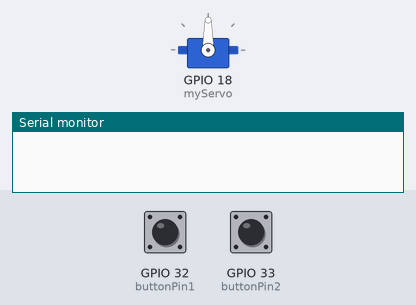
Recording of a sketch running on a simulated ESP32. Parts: servo, the last lines printed to the serial monitor. The test bench sets the inputs (shaded band); at power-on: GPIO 33 (buttonPin2) HIGH, GPIO 32 (buttonPin1) HIGH.

Above: at 1.2 s.
1.3 s: GPIO 33 (buttonPin2) pulled LOW for 1 s
At 3.0 s:
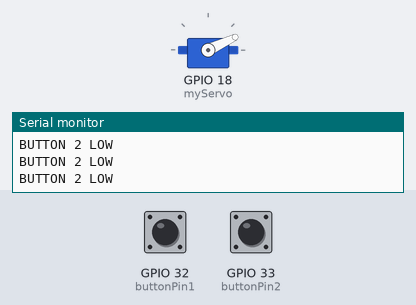
3.8 s: GPIO 33 (buttonPin2) pulled LOW for 3.2 s
At 7.8 s:
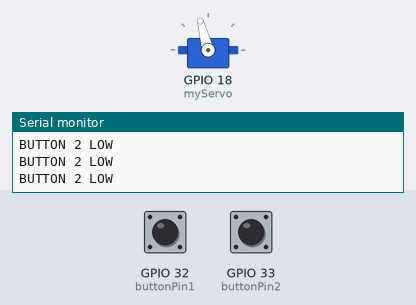
8.5 s: GPIO 33 (buttonPin2) pulled LOW for 1 s
At 9.7 s:
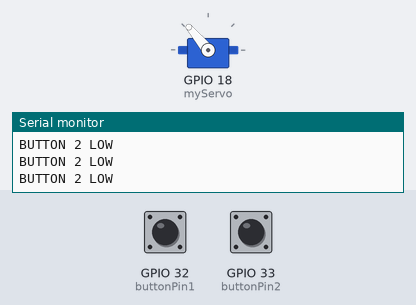
11.0 s: GPIO 33 (buttonPin2) pulled LOW for 3.2 s
At 13.6 s:
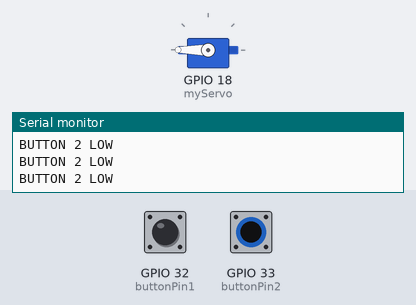
15.7 s: GPIO 32 (buttonPin1) pulled LOW for 0.15 s
At 16.9 s:
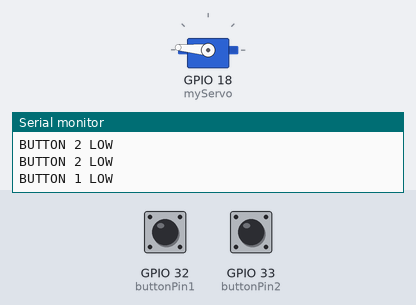
17.3 s: GPIO 32 (buttonPin1) pulled LOW for 1 s
At 18.8 s:
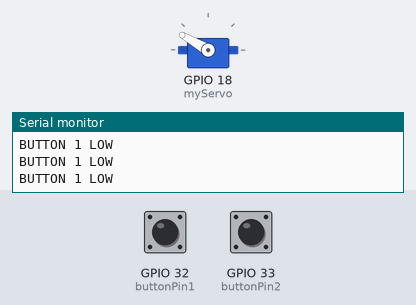
Timing chart, 0 to 20.3 s (numbered marks = the images above; inputs shaded):
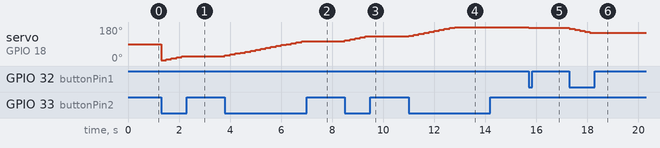

The sketch:

Servo_movement_project.ino
```cpp
#include <ESP32Servo.h>

Servo myServo;

const int buttonPin1 = 32; // Choose any GPIO you like
const int buttonPin2 = 33; // Another GPIO

int servo_movement = 0;

void setup() {
  myServo.attach(18); // Servo signal wire
  Serial.begin(112500);
  pinMode(buttonPin1, INPUT_PULLUP);
  pinMode(buttonPin2, INPUT_PULLUP);
}

void loop() {
  if (digitalRead(buttonPin1) == LOW) { // Button 1 pressed
    servo_movement = servo_movement - 5;
    if (servo_movement < 0) {
      servo_movement = 0;
    }
    myServo.write(servo_movement); // Move servo
    Serial.println("BUTTON 1 LOW");
    delay(200); // Simple debounce
  }

  if (digitalRead(buttonPin2) == LOW) { // Button 2 pressed
    servo_movement = servo_movement + 5;
    if (servo_movement > 180) {
      servo_movement = 180;
    }
    myServo.write(servo_movement); // Move servo
    Serial.println("BUTTON 2 LOW");
    delay(200); // Simple debounce
  }
}
```

Measured:
- after the input at 1.3 s, servo on GPIO 18 (myServo): 90° → 5° at once, → 10° 0.20 s later, → 15° 0.20 s later, → 20° 0.20 s later, … (5 changes in this stretch)
- after the input at 3.8 s, servo on GPIO 18 (myServo): moves from 25° to 105° over 3.0 s, starting at once
- after the input at 8.5 s, servo on GPIO 18 (myServo): moves from 105° to 130° over 0.80 s, starting at once
- after the input at 11.0 s, servo on GPIO 18 (myServo): moves from 130° to 180° over 1.8 s, starting at once
- after the input at 15.7 s, servo on GPIO 18 (myServo): 180° → 175° at once
- after the input at 17.3 s, servo on GPIO 18 (myServo): moves from 175° to 150° over 0.80 s, starting at once
